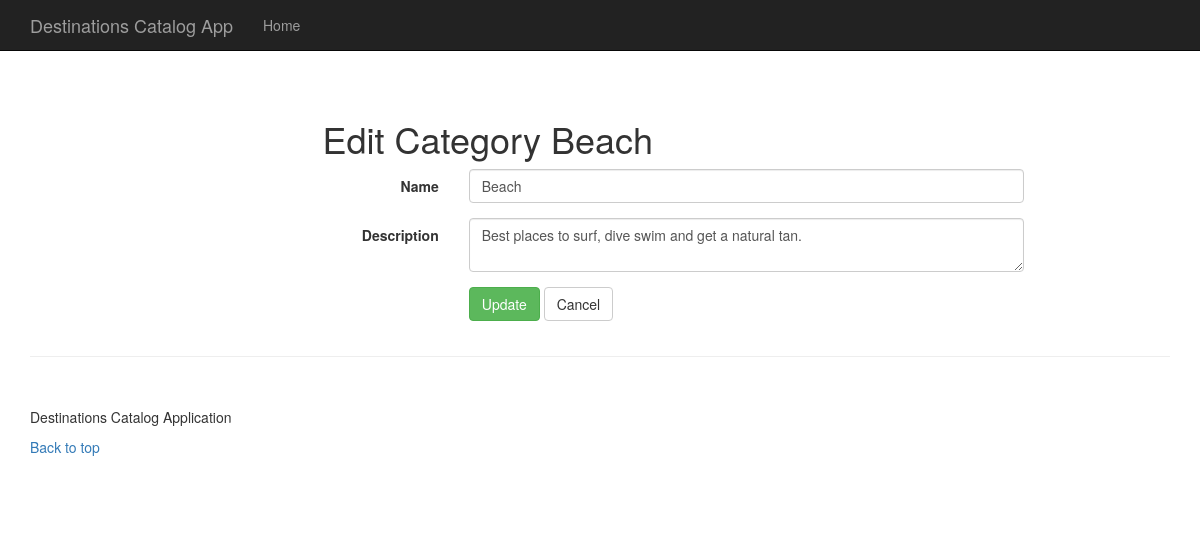
/category/1/edit, run on the app's committed database.
### itemCatalog/models.py (models this page shows, shortened)
class Category(db.Model):
    id = db.Column(db.Integer, primary_key=True)
    name = db.Column(db.String(80), unique=True, nullable=False)
    description = db.Column(db.Text())
    items = db.relationship('Item', backref = "category", lazy = "dynamic")

### itemCatalog/views.py (the view, shortened to what this page needs)
@app.route('/category/<int:category_id>/edit', methods=['GET', 'POST'])
def editCategory(category_id):
    cat = Category.query.get_or_404(category_id)
    form = CategoryForm(request.form, obj=cat)
    form.name.default = cat.name
    return render_template('editCategory.html', form=form, category=cat)

### itemCatalog/forms.py (shortened to what this page needs)
class CategoryForm(FlaskForm):
    name = StringField('Name', [InputRequired(), Length(max=80)])
    description = TextAreaField('Description', [Optional()])

### itemCatalog/templates/editCategory.html (shortened to what this page needs)
{% extends "mainLayout.html" %}
{% from "_helpers.html" import render_field %}
{% block content %}
<h1>Edit Category {{ category.name }}</h1>
<form class="form-horizontal" method="POST" action="{{ url_for('.editCategory', category_id=category.id) }}">
    {{ render_field(form.name, labelClass="col-sm-2", wrapElemClass="col-sm-8") }}
    {{ render_field(form.description, labelClass="col-sm-2", wrapElemClass="col-sm-8") }}
    <div class="form-group">
        <div class="col-sm-offset-2 col-sm-10">
          <button type="submit" class="btn btn-success">Update</button>
          <a class="btn btn-default" href="{{ url_for('.listCategories') }}">Cancel</a>
        </div>
    </div>
</form>
{% endblock %}

### itemCatalog/templates/_helpers.html (shortened to what this page needs)
{% macro render_field(field) %}
    {% set error_class = 'has-error' if field.errors else '' %}
    <div class="form-group {{error_class}}">
        {% set label_class = 'control-label ' + kwargs.pop('labelClass', '') %}
        {{ field.label(class=label_class) }}
        <div class="{{ kwargs.pop('wrapElemClass', '') }}">
            {% set form_class = 'form-control ' + kwargs.pop('class', '') %}
            {{ field(class=form_class, **kwargs) }}
        </div>
    </div>
{% endmacro %}

### itemCatalog/static/css/styles.css (style rules this page uses)
body { padding-top: 70px; }

### data on the page
Category: name "Beach", description "Best places to surf, dive swim and get a natural tan."

### other printed values
{{ field.label(class=label_class) }} "Name Description"
